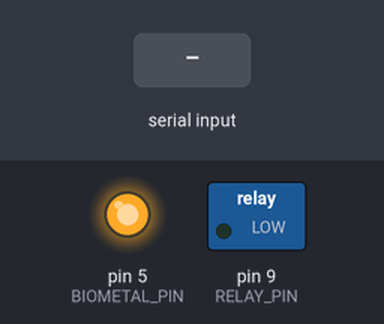
Simulated run of this sketch. Board: Arduino Uno, built with avr-gcc and run on an emulated ATmega328P. On the bench: switched loads named in the sketch (green lamp = pin HIGH), output pins drawn as LEDs (lit = HIGH). The test bench sets the inputs (shaded band).

Above: at 0.01 s.
At 1.3 s:
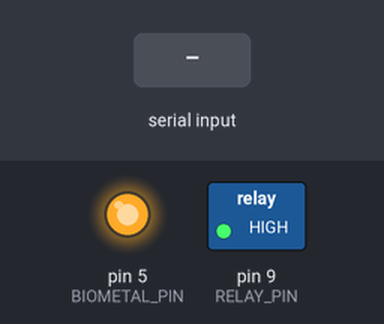
1.4 s: "90,45\n" received over Serial
At 7.51 s:
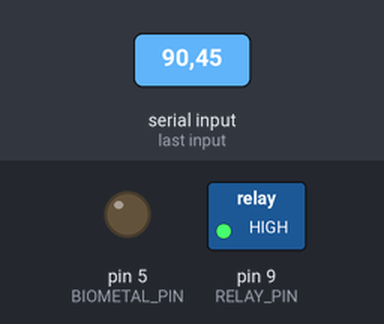
Timing chart, 0 to 11.0 s (numbered marks = the images above; inputs shaded):
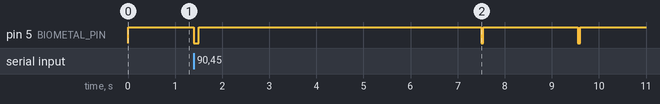

The sketch:

serial_connection.ino
```cpp
#include "global.h"
#include "quick.h"
#include "keep.h"
#include "onTimeOnce.h"

const int BIOMETAL_PIN  = 5;

Quick QUICK = Quick(BIOMETAL_PIN);
Keep KEEP = Keep(BIOMETAL_PIN);
onTimeOnce ON_TIME_ONCE = onTimeOnce(BIOMETAL_PIN);

void setup() {
  Serial.begin(9600);
  pinMode(RELAY_PIN, OUTPUT);
  pinMode(BIOMETAL_PIN, OUTPUT);

  analogWrite(BIOMETAL_PIN, OFF_VALUE);
  delay(50);
  analogWrite(RELAY_PIN, 255);
  delay(100);
}

void updateMain() {
  if (Serial.available() > 0) {
    int recieved_value = inputSerial();
//    QUICK.update(recieved_value);
//    KEEP.update(recieved_value);
    ON_TIME_ONCE.update(recieved_value);
  }
}

void loop() {
  updateMain();
//  QUICK.sequence();
//  KEEP.sequence();
  ON_TIME_ONCE.sequence();
}
```

global.h
```cpp
#pragma once
int RELAY_PIN = 9;

int ON_VALUE = 0;
int OFF_VALUE = 255;
```

inputSerial.ino
```cpp
int inputSerial() {
  char c = Serial.read();
  if ('0' <= c && c <= '9') {
    int received_value = int(c - '0');
    return received_value;
  }
  return 0;
}
```

keep.h
```cpp
#pragma once

#include "Arduino.h"
#include "global.h"

class Keep {
 public:
  Keep(int pin);
  void update(int recieved_value);
  void sequence();

 private:
  int biometal_pin_;
  int on_time_;
  int keep_time_;
  int keep_value_;
  int span_time_;

};

Keep::Keep(int pin) {
  biometal_pin_ = pin;
  on_time_ = 30;
  keep_time_ = 0;
  keep_value_ = 240;
  span_time_ = 2000;
}

void Keep::update(int recieved_value) {
 keep_time_ = map(recieved_value, 0, 9, 0, 1000);
}

void Keep::sequence() {
  analogWrite(biometal_pin_, ON_VALUE);
  delay(on_time_);
  analogWrite(biometal_pin_, keep_value_);
  delay(keep_time_);
  analogWrite(biometal_pin_, OFF_VALUE);
  delay(span_time_);
}
```

onTimeOnce.h
```cpp
#pragma once

#include "Arduino.h"
#include "global.h"

class onTimeOnce {
 public:
  onTimeOnce(int pin);
  void update(int recieved_value);
  void sequence();

 private:
  int biometal_pin_;
  int on_time_;
  int span_time_;
  bool onFlag_;
};

onTimeOnce::onTimeOnce(int pin) {
  biometal_pin_ = pin;
  on_time_ = 0;
  span_time_ = 2000;
  onFlag_ = false;
}

void onTimeOnce::update(int recieved_value) {
 onFlag_ = true;
 on_time_ = map(recieved_value, 0, 9, 0, 100);
}

void onTimeOnce::sequence() {
  if(onFlag_) {
    analogWrite(biometal_pin_, ON_VALUE);
    delay(on_time_);
    analogWrite(biometal_pin_, OFF_VALUE);
    delay(span_time_);
    onFlag_ = false;
  }
}
```

quick.h
```cpp
#pragma once

#include "Arduino.h"
#include "global.h"

class Quick {
 public:
  Quick(int pin);
  void update(int recieved_value);
  void sequence();

 private:
  int biometal_pin_;
  int on_time_;
  int span_time_;
};

Quick::Quick(int pin) {
  biometal_pin_ = pin;
  on_time_ = 0;
  span_time_ = 10;
}

void Quick::update(int recieved_value) {
  on_time_ = map(recieved_value, 0, 9, 0, 40);
  span_time_ = map(recieved_value, 0, 9, 10, 1000);
}

void Quick::sequence() {
  analogWrite(biometal_pin_, ON_VALUE);
  delay(on_time_);
  analogWrite(biometal_pin_, OFF_VALUE);
  delay(span_time_);
}
```

Measured:
- after the input at 1.4 s, pin 5 (BIOMETAL_PIN): goes LOW 0.10 s, HIGH 6.0 s, LOW 0.04 s, HIGH 2.0 s, LOW 0.06 s, then HIGH, starting at once
